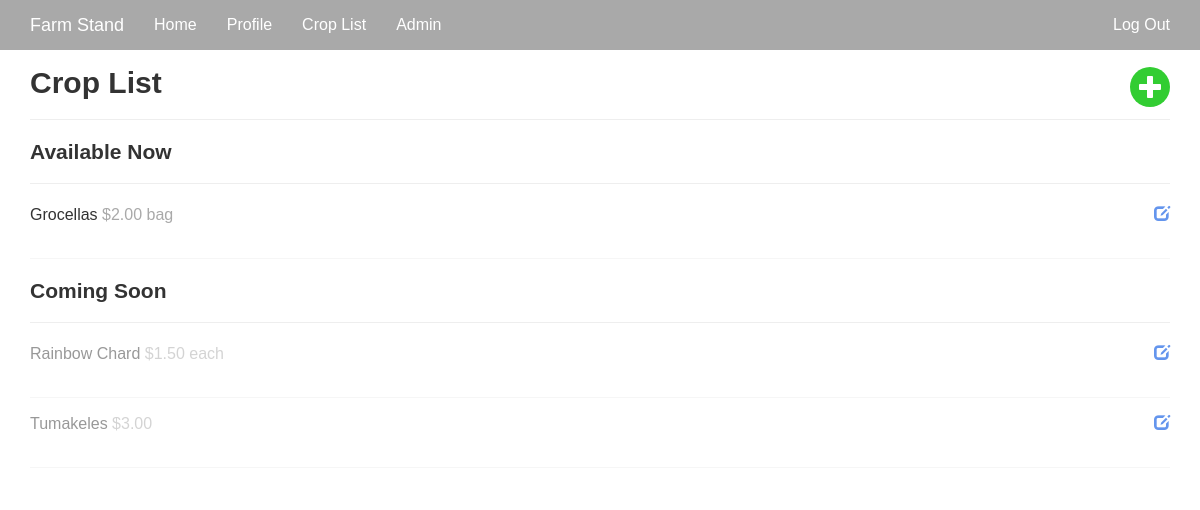
Page /crop-list/3 (signed in) on the earlier database version.
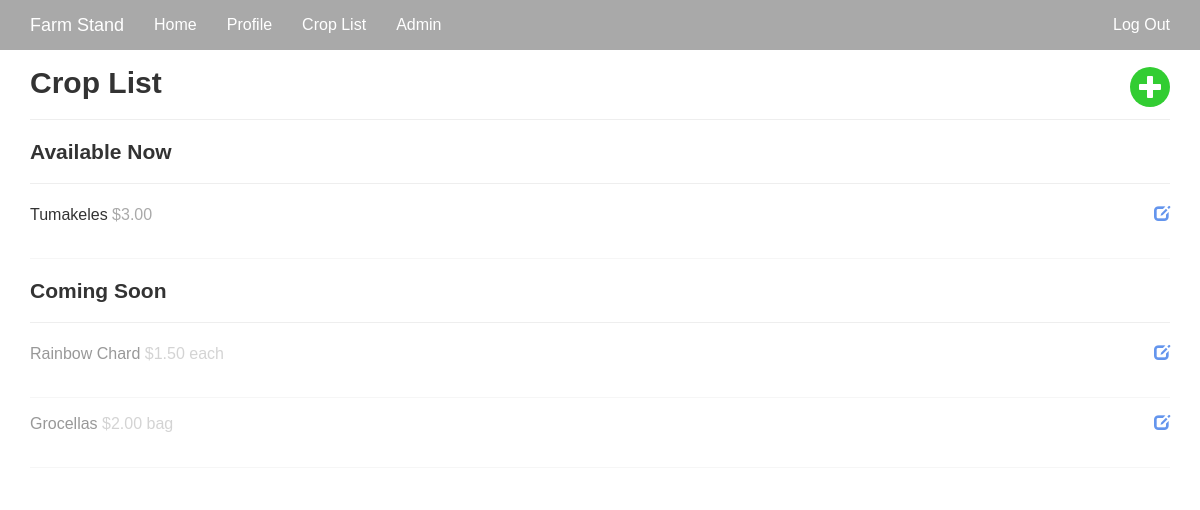
Same page on the later database version.
### app/models.py (models this page shows, shortened)
class Product(db.Model):
    __tablename__ = 'product'
    id = db.Column(db.Integer, primary_key=True)
    name = db.Column(db.String(64))
    available = db.Column(db.Boolean)
    price = db.Column(db.String(12))
    starts = db.Column(db.String(64))
    ends = db.Column(db.String(64))
    farmer_id = db.Column(db.Integer, db.ForeignKey('users.id'))

### app/main/views.py (the view)
@main.route('/crop-list/<int:id>', methods=['GET', 'POST'])
@login_required
def crop_list(id):
    products = Product.query.filter_by(farmer_id = id).all()
    return render_template('crop_list.html', products=products)

### app/auth/views.py (called while the page is built)
@auth.before_app_request
def before_request():
    if current_user.is_authenticated():
        current_user.ping()
        if current_user.is_authenticated() and not current_user.confirmed and request.endpoint[:5] != 'auth.':
            return redirect(url_for('auth.unconfirmed'))

### app/main/__init__.py (called while the page is built)
@main.app_context_processor
def inject_permissions():
    return dict(Permission=Permission)

### app/models.py (called while the page is built)
@login_manager.user_loader
def load_user(user_id):
    return User.query.get(int(user_id))

    def ping(self):
        self.last_seen = datetime.utcnow()
        db.session.add(self)

### app/templates/crop_list.html (shortened to what this page needs)
{% extends "base.html" %}
{% import "bootstrap/wtf.html" as wtf %}
{% block content %}
<div class="crop-list">
  <div class="container">
      {% if current_user %}
        <div class="header">
          <h2>Crop List <a href="{{ url_for('.add_product', id=current_user.id) }}"><span class="glyphicon glyphicon-plus pull-right" aria-hidden="true"></span></a></h2>
        </div><hr>
        <ul class="products">
          <div class="available-now">
            <h3>Available Now</h3><hr>
            {% for product in products %}
              {% if product.available == True %}
                <li>
                  <span class="title">{{product.name}}</span>
                  <span class="price">${{ product.price }}</span>
                  <a href="{{ url_for('.edit_product', id=product.id) }}" class="pull-right" style="color: cornflowerblue;"><span class="glyphicon glyphicon-edit" aria-hidden="true"></span></a>
                </li>
              {% endif%}
            {% endfor %}
          </div>
          <div class="coming-soon">
            <h3>Coming Soon</h3><hr>
            {% for product in products %}
              {% if product.available == False %}
                <li>
                  <span class="title">{{product.name}}</span>
                  <span class="price">${{ product.price }}</span>
                  <a href="{{ url_for('.edit_product', id=product.id) }}" class="pull-right" style="color: cornflowerblue;"><span class="glyphicon glyphicon-edit" aria-hidden="true"></span></a>
                </li>
              {% endif%}
            {% endfor %}
          </div>
        </ul>
      {% endif %}
  </div>
</div>
{% endblock %}

### app/templates/base.html (shortened to what this page needs)
{% extends "bootstrap/base.html" %}
{% block head %}
{{ super() }}
<link rel="stylesheet" href="{{url_for('static', filename='css/style.css')}}">
{% endblock %}
{% block navbar %}
<div class="navbar navbar-inverse navbar-fixed-top" role="navigation">
    <div class="container">
        <div class="navbar-header">
            <a class="navbar-brand" href="{{ url_for('main.index') }}">Farm Stand</a>
        </div>
        <div class="navbar-collapse collapse">
            <ul class="nav navbar-nav">
                <li><a href="{{ url_for('main.index') }}">Home</a></li>
                {% if current_user.is_authenticated() %}
                <li><a href="{{ url_for('main.user', username=current_user.username)}}">Profile</a></li>
                <li><a href="{{ url_for('main.crop_list', id=current_user.id)}}">Crop List</a></li>
                {% if current_user.is_authenticated() and current_user.id == 3 %}
                <li><a href="{{ url_for('main.list_users', id=current_user.id)}}">Admin</a></li>
                {% endif %}
                {% endif %}
            </ul>
            <ul class="nav navbar-nav navbar-right">
                {% if current_user.is_authenticated() %}
                <li><a href="{{ url_for('auth.logout') }}">Log Out</a></li>
                {% else %}
                <li><a href="{{ url_for('auth.login') }}">Log In</a></li>
                {% endif %}
            </ul>
        </div>
    </div>
</div><br><br>
{% endblock %}

### app/static/css/style.css (style rules this page uses)
body { font-family: 'Montserrat', sans-serif; font-size: 16px; }
h2 { font-size: 30px; font-weight:bold; }
h3 { font-size: 21px; font-weight: bold; }
.navbar { background-color: darkgray; border-bottom: white solid 1px; color: white; }
.navbar-inverse .navbar-brand, .navbar-inverse .navbar-nav > li > a { color: white; }
.navbar-inverse .navbar-collapse, .navbar-inverse .navbar-form { border-color: silver; }
.crop-list ul { padding: 0px; }
.crop-list li { list-style-type: none; height: 55px; border-bottom: 1px solid #f6f6f6; margin-bottom: 15px; }
.crop-list .glyphicon-plus { background-color: limegreen; color: white; width: 40px; height: 40px; text-align: center; padding-top: 7px; padding-left: 2px; border-radius: 50px; font-size: 0.8em; }
.crop-list .price { color: darkgray; }
.price { text-align: right; }
.coming-soon .price, .coming-soon .title, .coming-soon .season { opacity: .5; }

Differences in the rows shown:
changed Product "Tumakeles": moves from the list under "Coming Soon" to the list under "Available Now"
changed Product "Grocellas": moves from the list under "Available Now" to the list under "Coming Soon"
